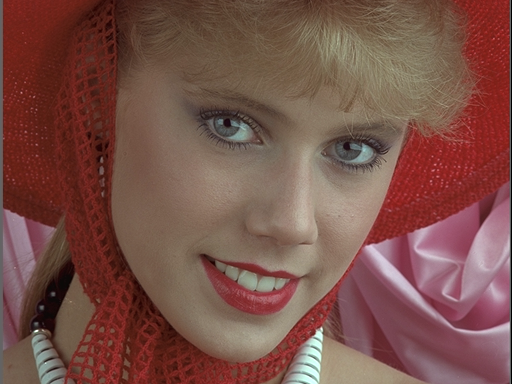
#> input picture I04.BMP, 512 x 384 px
$ python script.py
#> lines starting #> are read from the running program, lines starting #| are printed output that depends on the picture
import os
import cv2
import numpy as np
import matplotlib
matplotlib.use("Agg")
import matplotlib.pyplot as plt
import math
from collections import Counter
import heapq
from skimage.metrics import structural_similarity as ssim_windowed

OUT_DIR = os.path.join(os.path.dirname(os.path.abspath(__file__)), "results")
IMAGE_PATH = os.path.join(os.path.dirname(os.path.abspath(__file__)), "I04.BMP")
BLOCK_SIZE = 8
QUALITY_FACTORS = [10, 25, 50, 75, 90]

# ──────────────────────────────────────────────
# Допоміжні функції
# ──────────────────────────────────────────────

def ensure_dir(path):
    os.makedirs(path, exist_ok=True)


# ──────────────────────────────────────────────
# ДКП (Дискретне косинусне перетворення)
# ──────────────────────────────────────────────

def dct2(block: np.ndarray) -> np.ndarray:
    return cv2.dct(block.astype(np.float32))


def idct2(block: np.ndarray) -> np.ndarray:
    return cv2.idct(block.astype(np.float32))


# Базова матриця квантування JPEG (яскравість, Q=50)
JPEG_Q50 = np.array([
    [16, 11, 10, 16, 24, 40, 51, 61],
    [12, 12, 14, 19, 26, 58, 60, 55],
    [14, 13, 16, 24, 40, 57, 69, 56],
    [14, 17, 22, 29, 51, 87, 80, 62],
    [18, 22, 37, 56, 68, 109, 103, 77],
    [24, 35, 55, 64, 81, 104, 113, 92],
    [49, 64, 78, 87, 103, 121, 120, 101],
    [72, 92, 95, 98, 112, 100, 103, 99],
], dtype=np.float32)


def get_quantization_matrix(quality: int) -> np.ndarray:
    """Масштабує стандартну матрицю квантування JPEG за фактором якості (1–100)."""
    q = max(1, min(100, quality))
    scale = 5000 / q if q < 50 else 200 - 2 * q
    qm = np.floor((JPEG_Q50 * scale + 50) / 100).astype(np.float32)
    return np.clip(qm, 1, 255)


def quantize(dct_block: np.ndarray, q_matrix: np.ndarray) -> np.ndarray:
    return np.round(dct_block / q_matrix).astype(np.int32)


def dequantize(q_block: np.ndarray, q_matrix: np.ndarray) -> np.ndarray:
    return (q_block * q_matrix).astype(np.float32)


def process_image_dct(gray: np.ndarray, block_size: int = 8, quality: int = 50):
    """
    Виконує ДКП → квантування → зворотне квантування → зворотне ДКП.
    Повертає: відновлене зображення, масив квантованих коефіцієнтів, матрицю квантування.
    """
    h, w = gray.shape
    h_pad = (block_size - h % block_size) % block_size
    w_pad = (block_size - w % block_size) % block_size
    # Стандартне JPEG-центрування: зсуваємо діапазон 0–255 → −128…+127.
    # Після такого центрування знак DC-коефіцієнта залежить від середньої
    # яскравості блоку відносно 128 (темні блоки → DC від'ємний).
    # У окремих слайдах-візуалізаціях центрування НЕ застосовується навмисно,
    # щоб продемонструвати, що DC ≈ середня яскравість × 8 і завжди додатній.
    padded = np.pad(gray.astype(np.float32), ((0, h_pad), (0, w_pad)), mode="edge") - 128.0
    hp, wp = padded.shape
    q_matrix = get_quantization_matrix(quality)

    all_coeffs = []
    reconstructed = np.zeros((hp, wp), dtype=np.float32)

    for i in range(0, hp, block_size):
        for j in range(0, wp, block_size):
            block = padded[i:i + block_size, j:j + block_size]
            dct_block = dct2(block)
            q_block = quantize(dct_block, q_matrix)
            all_coeffs.extend(q_block.flatten().tolist())
            rec_block = idct2(dequantize(q_block, q_matrix))
            reconstructed[i:i + block_size, j:j + block_size] = rec_block

    reconstructed = np.clip(reconstructed + 128.0, 0, 255).astype(np.uint8)[:h, :w]
    return reconstructed, np.array(all_coeffs, dtype=np.int32), q_matrix


# ──────────────────────────────────────────────
# Крок 5: Кодування Хаффмана
# ──────────────────────────────────────────────

class _HNode:
    __slots__ = ("sym", "freq", "left", "right")

    def __init__(self, sym, freq):
        self.sym = sym
        self.freq = freq
        self.left = None
        self.right = None

    def __lt__(self, other):
        return self.freq < other.freq


def _build_tree(freq_dict: dict) -> "_HNode":
    heap = [_HNode(s, f) for s, f in freq_dict.items()]
    heapq.heapify(heap)
    while len(heap) > 1:
        l = heapq.heappop(heap)
        r = heapq.heappop(heap)
        merged = _HNode(None, l.freq + r.freq)
        merged.left = l
        merged.right = r
        heapq.heappush(heap, merged)
    return heap[0] if heap else None


def _collect_codes(node: "_HNode", prefix: str = "", codes: dict = None) -> dict:
    if codes is None:
        codes = {}
    if node is None:
        return codes
    if node.sym is not None:
        codes[node.sym] = prefix or "0"
        return codes
    _collect_codes(node.left, prefix + "0", codes)
    _collect_codes(node.right, prefix + "1", codes)
    return codes


def huffman_encode(coefficients: np.ndarray):
    """
    Будує таблицю частот, дерево Хаффмана та словник кодів.
    Повертає: словник кодів, загальну кількість закодованих бітів, частотний словник.
    """
    freq = Counter(coefficients.tolist())
    if len(freq) == 1:
        sym = next(iter(freq))
        return {sym: "0"}, len(coefficients), freq

    tree = _build_tree(freq)
    codes = _collect_codes(tree)
    encoded_bits = sum(len(codes[s]) * cnt for s, cnt in freq.items())
    return codes, encoded_bits, freq


# ──────────────────────────────────────────────
# Крок 6: Рівень стиснення та PSNR
# ──────────────────────────────────────────────

def compression_stats(n_pixels: int, encoded_bits: int):
    # Базова версія зображення I04.BMP за умовами завдання: 256×192 = 49 152 пікселів.
    # Оригінальний розмір 8-бітного зображення у шкалі сірого: 49 152 × 8 = 393 216 біт.
    # Формула: CR = (N × 8) / L_Huffman, де N = 49 152.
    REFERENCE_PIXELS = 256 * 192   # 49 152 — стандартний розмір I04.BMP за завданням
    original_bits = REFERENCE_PIXELS * 8
    ratio = original_bits / encoded_bits if encoded_bits > 0 else 0.0
    return ratio, original_bits, encoded_bits


def calc_psnr(original: np.ndarray, reconstructed: np.ndarray) -> float:
    mse_val = np.mean((original.astype(np.float64) - reconstructed.astype(np.float64)) ** 2)
    if mse_val < 1e-12:
        return float("inf")
    return 10.0 * math.log10(255.0 ** 2 / mse_val)


def calc_mse(original: np.ndarray, reconstructed: np.ndarray) -> float:
    return float(np.mean((original.astype(np.float64) - reconstructed.astype(np.float64)) ** 2))


def calc_ssim(original: np.ndarray, recon: np.ndarray) -> float:
    """Стандартний вікончастий SSIM (skimage, wang2004)."""
    return float(ssim_windowed(original, recon, data_range=255))


# ──────────────────────────────────────────────
# Крок 7: Оцінка якості відновлених зображень
# ──────────────────────────────────────────────

def evaluate_quality(original: np.ndarray, reconstructed: np.ndarray) -> dict:
    """Обчислює набір метрик якості відновленого зображення."""
    p = calc_psnr(original, reconstructed)
    m = calc_mse(original, reconstructed)
    s = calc_ssim(original, reconstructed)
    mae = float(np.mean(np.abs(original.astype(np.float64) - reconstructed.astype(np.float64))))
    max_err = float(np.max(np.abs(original.astype(np.int32) - reconstructed.astype(np.int32))))
    return {"PSNR (дБ)": p, "MSE": m, "RMSE": math.sqrt(m), "MAE": mae,
            "Max error": max_err, "SSIM": s}


# ──────────────────────────────────────────────
# Головна функція
# ──────────────────────────────────────────────

def run_lab3(image_path: str, out_dir: str, quality_factors: list = None):
#> called with image_path = 'I04.BMP', out_dir = 'results'
    if quality_factors is None:
        quality_factors = QUALITY_FACTORS
    ensure_dir(out_dir)

    bgr = cv2.imread(image_path, cv2.IMREAD_COLOR)
#> bgr is the input picture: shape (384, 512, 3); mean B, G, R 72.5, 80.9, 121.3
    if bgr is None:
        raise FileNotFoundError(f"Зображення не знайдено: {image_path}")
    gray = cv2.cvtColor(bgr, cv2.COLOR_BGR2GRAY)
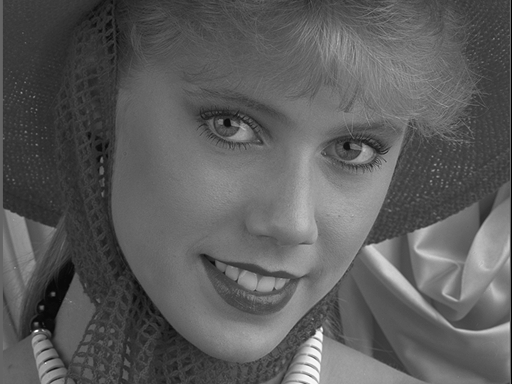
#> gray: shape (384, 512); min 0, max 255, mean 92
    cv2.imwrite(os.path.join(out_dir, "00_original.png"), gray)

    results = {}
    reconstructed_map = {}

    print("=" * 55)
    print("  Лабораторна робота №3: ДКП + Хаффман + PSNR")
    print("=" * 55)

    for q in quality_factors:
        rec, coeffs, q_matrix = process_image_dct(gray, BLOCK_SIZE, q)

        # Крок 5: Кодування Хаффмана
        codes, enc_bits, freq = huffman_encode(coeffs)

        # Крок 6: Рівень стиснення та PSNR
        ratio, orig_bits, _ = compression_stats(gray.size, enc_bits)
        psnr_val = calc_psnr(gray, rec)

        # Крок 7: Повна оцінка якості
        quality_metrics = evaluate_quality(gray, rec)

        # Ентропія Хаффмана
        total = len(coeffs)
        entropy_val = -sum((c / total) * math.log2(c / total) for c in freq.values() if c > 0)
        avg_code_len = enc_bits / total if total > 0 else 0

        results[q] = {
            "rec": rec,
            "codes": codes,
            "enc_bits": enc_bits,
            "orig_bits": orig_bits,
            "ratio": ratio,
            "psnr": psnr_val,
            "quality_metrics": quality_metrics,
            "num_symbols": len(freq),
            "entropy": entropy_val,
            "avg_code_len": avg_code_len,
            "freq": freq,
        }
        reconstructed_map[q] = rec

        cv2.imwrite(os.path.join(out_dir, f"rec_q{q:03d}.png"), rec)

        print(f"\n  Q = {q}")
        print(f"    Унікальних символів:  {len(freq)}")
        print(f"    Ентропія:             {entropy_val:.4f} біт/симв")
        print(f"    Сер. довжина коду:    {avg_code_len:.4f} біт/симв")
        print(f"    Оригінал (біт):       {orig_bits}")
        print(f"    Стиснено (біт):       {enc_bits}")
        print(f"    Коеф. стиснення:      {ratio:.4f}x")
        for k, v in quality_metrics.items():
            print(f"    {k:<20}: {v:.4f}")
#> this loop made 5 passes
#> (encoded_bits in huffman_encode, enc_bits, ratio, psnr_val, p in evaluate_quality, m in evaluate_quality, s in evaluate_quality) on passes 1 to 5: (216007, 216007, 1.82, 30.94, 30.94, 52.34, 0.762), (239868, 239868, 1.64, 34.01, 34.01, 25.83, 0.859), (273312, 273312, 1.44, 35.97, 35.97, 16.45, 0.905), (326051, 326051, 1.21, 37.96, 37.96, 10.39, 0.937), (446394, 446394, 0.881, 41.14, 41.14, 5, 0.967)
#> (printed output is left out)
#> after the loop, reconstructed_map = 5 items; results = 5 items

    # ── Рисунок 1: відновлені зображення ──────────────────
    fig, axes = plt.subplots(2, 3, figsize=(15, 10))
    axes[0, 0].imshow(gray, cmap="gray", vmin=0, vmax=255)
    axes[0, 0].set_title("Оригінал", fontsize=12, fontweight="bold")
    axes[0, 0].axis("off")

    positions = [(0, 1), (0, 2), (1, 0), (1, 1), (1, 2)]
    for idx, q in enumerate(quality_factors):
        r = results[q]
        ax = axes[positions[idx][0], positions[idx][1]]
        ax.imshow(reconstructed_map[q], cmap="gray", vmin=0, vmax=255)
        ax.set_title(f"Q={q}  PSNR={r['psnr']:.1f} дБ\nСтиснення={r['ratio']:.2f}x", fontsize=10)
        ax.axis("off")

    plt.suptitle("Рисунок 1. Відновлені зображення при різних факторах якості", fontsize=13)
    plt.tight_layout()
    plt.savefig(os.path.join(out_dir, "01_reconstructed.png"), dpi=150, bbox_inches="tight")
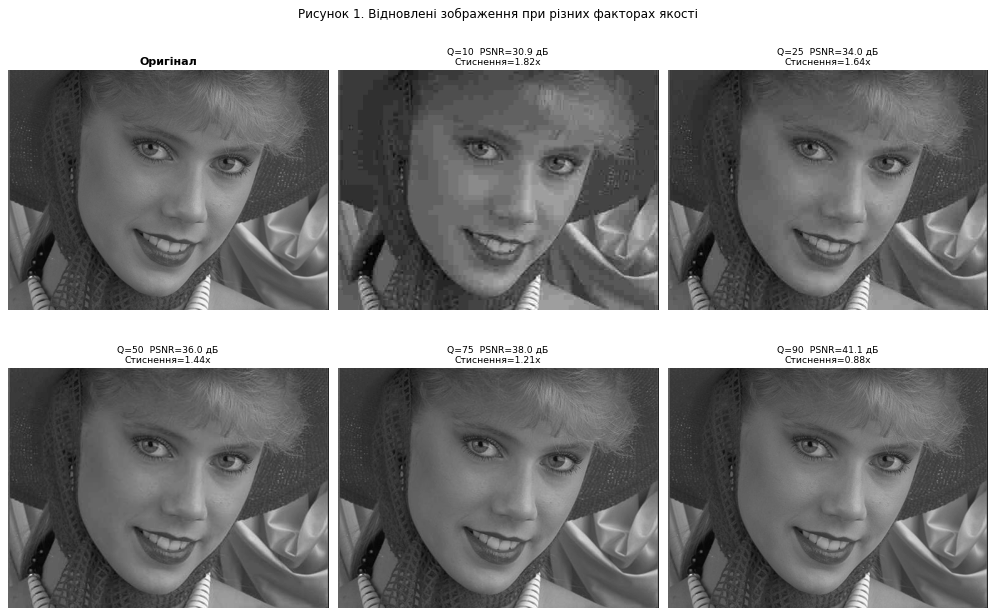
#> figure drawn by matplotlib, 6 panels
    plt.close()

    # ── Рисунок 2: PSNR vs Q ──────────────────────────────
    qs = list(results.keys())
#> qs = [10, 25, 50, 75, 90]
    psnrs = [results[q]["psnr"] for q in qs]
#> psnrs = [30.94, 34.01, 35.97, 37.96, 41.14]

    plt.figure(figsize=(9, 5))
    plt.plot(qs, psnrs, "b-o", linewidth=2, markersize=8)
    for q, p in zip(qs, psnrs):
        plt.annotate(f"{p:.1f}", (q, p), textcoords="offset points", xytext=(5, 6), fontsize=10)
#> this loop made 5 passes
#> (q, p) on passes 1 to 5: (10, 30.94), (25, 34.01), (50, 35.97), (75, 37.96), (90, 41.14)
    plt.xlabel("Фактор якості Q", fontsize=12)
    plt.ylabel("PSNR (дБ)", fontsize=12)
    plt.title("Рисунок 2. Залежність PSNR від фактора якості", fontsize=13)
    plt.grid(True, alpha=0.4)
    plt.tight_layout()
    plt.savefig(os.path.join(out_dir, "02_psnr_vs_quality.png"), dpi=150, bbox_inches="tight")
    plt.close()

    # ── Рисунок 3: Коефіцієнт стиснення vs Q ─────────────
    ratios = [results[q]["ratio"] for q in qs]
#> ratios = [1.82, 1.64, 1.44, 1.21, 0.881]

    plt.figure(figsize=(9, 5))
    plt.plot(qs, ratios, "r-s", linewidth=2, markersize=8)
    for q, r in zip(qs, ratios):
        plt.annotate(f"{r:.2f}x", (q, r), textcoords="offset points", xytext=(5, 6), fontsize=10)
#> this loop made 5 passes
#> (q, r) on passes 1 to 5: (10, 1.82), (25, 1.64), (50, 1.44), (75, 1.21), (90, 0.881)
    plt.xlabel("Фактор якості Q", fontsize=12)
    plt.ylabel("Коефіцієнт стиснення", fontsize=12)
    plt.title("Рисунок 3. Залежність коефіцієнта стиснення від фактора якості", fontsize=13)
    plt.grid(True, alpha=0.4)
    plt.tight_layout()
    plt.savefig(os.path.join(out_dir, "03_compression_ratio.png"), dpi=150, bbox_inches="tight")
    plt.close()

    # ── Рисунок 4: Розподіл довжин кодів Хаффмана (Q=50) ─
    demo_q = 50
    demo_codes = results[demo_q]["codes"]
#> demo_codes = 98 items
    lengths = [len(v) for v in demo_codes.values()]
#> lengths = 98 values, max 15 at index 19, min 1 at index 97, mean 10.26

    plt.figure(figsize=(9, 5))
    plt.hist(lengths, bins=range(1, max(lengths) + 2), edgecolor="black", alpha=0.75, color="steelblue")
    plt.xlabel("Довжина коду Хаффмана (біт)", fontsize=12)
    plt.ylabel("Кількість символів", fontsize=12)
    plt.title(f"Рисунок 4. Розподіл довжин кодів Хаффмана (Q={demo_q})", fontsize=13)
    plt.grid(True, axis="y", alpha=0.4)
    plt.tight_layout()
    plt.savefig(os.path.join(out_dir, "04_huffman_code_lengths.png"), dpi=150, bbox_inches="tight")
    plt.close()

    # ── Рисунок 5: Карти помилок (Q=10 і Q=90) ───────────
    fig, axes = plt.subplots(1, 2, figsize=(13, 5))
    for idx, q in enumerate([10, 90]):
        diff = np.abs(gray.astype(np.float64) - reconstructed_map[q].astype(np.float64))
        im = axes[idx].imshow(diff, cmap="hot", vmin=0, vmax=60)
        axes[idx].set_title(f"Q={q}: Карта абсолютних помилок\n"
                            f"PSNR={results[q]['psnr']:.1f} дБ, Max err={results[q]['quality_metrics']['Max error']:.0f}",
                            fontsize=11)
        axes[idx].axis("off")
        plt.colorbar(im, ax=axes[idx], fraction=0.046, pad=0.04)
#> this loop made 2 passes
#> pass 1, in run_lab3, `diff = np.abs(gray.astype(np.float64) - reconstructed_map[q].astype(np..`:
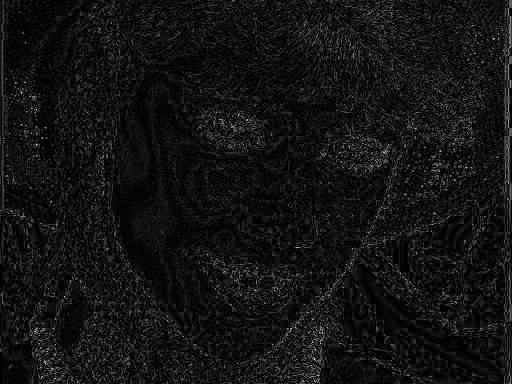
#> diff: shape (384, 512) float64; min 0, max 70, mean 5.3; drawn with min black and max white
    plt.suptitle("Рисунок 5. Карти абсолютних помилок відновлення", fontsize=13)
    plt.tight_layout()
    plt.savefig(os.path.join(out_dir, "05_error_maps.png"), dpi=150, bbox_inches="tight")
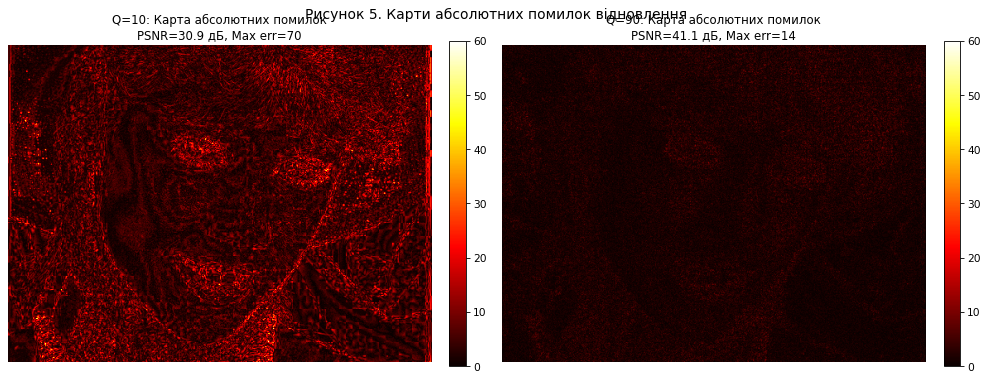
#> figure drawn by matplotlib, 4 panels
    plt.close()

    # ── Рисунок 6: Гістограми оригінал vs відновлений ────
    fig, axes = plt.subplots(1, 2, figsize=(13, 5))
    axes[0].hist(gray.flatten(), bins=256, range=(0, 255), color="royalblue", alpha=0.8)
    axes[0].set_title("Гістограма оригінального зображення", fontsize=12)
    axes[0].set_xlabel("Яскравість")
    axes[0].set_ylabel("Кількість пікселів")
    axes[0].grid(True, alpha=0.3)

    axes[1].hist(reconstructed_map[50].flatten(), bins=256, range=(0, 255), color="seagreen", alpha=0.8)
    axes[1].set_title("Гістограма відновленого зображення (Q=50)", fontsize=12)
    axes[1].set_xlabel("Яскравість")
    axes[1].set_ylabel("Кількість пікселів")
    axes[1].grid(True, alpha=0.3)

    plt.suptitle("Рисунок 6. Порівняння гістограм оригіналу та відновленого зображення", fontsize=13)
    plt.tight_layout()
    plt.savefig(os.path.join(out_dir, "06_histograms.png"), dpi=150, bbox_inches="tight")
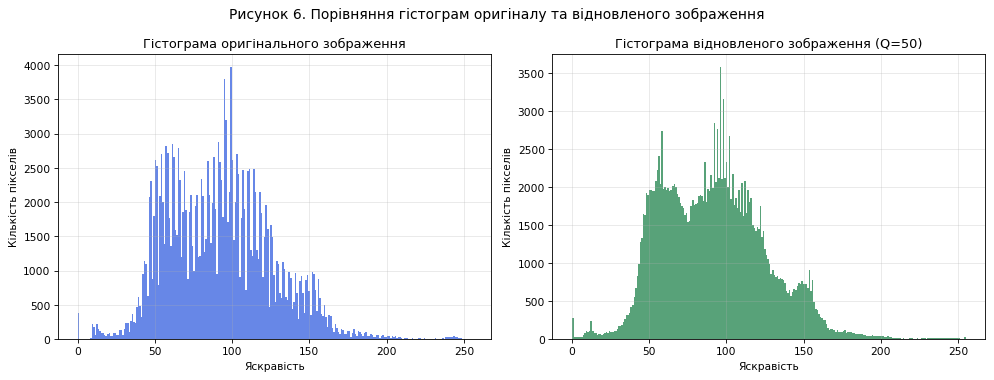
#> figure drawn by matplotlib, 2 panels; panel 1: tallest bar 3968 high, from x = 98.61 to 99.61; panel 2: tallest bar 3575 high, from x = 95.62 to 96.62
    plt.close()

    # ── Рисунок 7: SSIM, MSE, MAE vs Q ───────────────────
    metrics_names = ["SSIM", "MSE", "RMSE", "MAE"]
    fig, axes = plt.subplots(2, 2, figsize=(12, 9))
    colors = ["mediumorchid", "tomato", "darkorange", "steelblue"]
    for ax, mname, col in zip(axes.flat, metrics_names, colors):
        vals = [results[q]["quality_metrics"][mname if mname != "RMSE" else "RMSE"] for q in qs]
        ax.plot(qs, vals, color=col, marker="o", linewidth=2, markersize=8)
        for q, v in zip(qs, vals):
            ax.annotate(f"{v:.3f}", (q, v), textcoords="offset points", xytext=(4, 5), fontsize=9)
        ax.set_title(mname, fontsize=12)
        ax.set_xlabel("Фактор якості Q")
        ax.grid(True, alpha=0.35)
#> this loop made 4 passes
#> (mname, col, vals) on passes 1 to 4: ('SSIM', 'mediumorchid', [0.762, 0.859, 0.905, 0.937, 0.967]), ('MSE', 'tomato', [52.34, 25.83, 16.45, 10.39, 5]), ('RMSE', 'darkorange', [7.23, 5.08, 4.06, 3.22, 2.24]), ('MAE', 'steelblue', [5.31, 3.7, 2.94, 2.36, 1.67])
    plt.suptitle("Рисунок 7. Метрики якості відновленого зображення залежно від Q", fontsize=13)
    plt.tight_layout()
    plt.savefig(os.path.join(out_dir, "07_quality_metrics.png"), dpi=150, bbox_inches="tight")
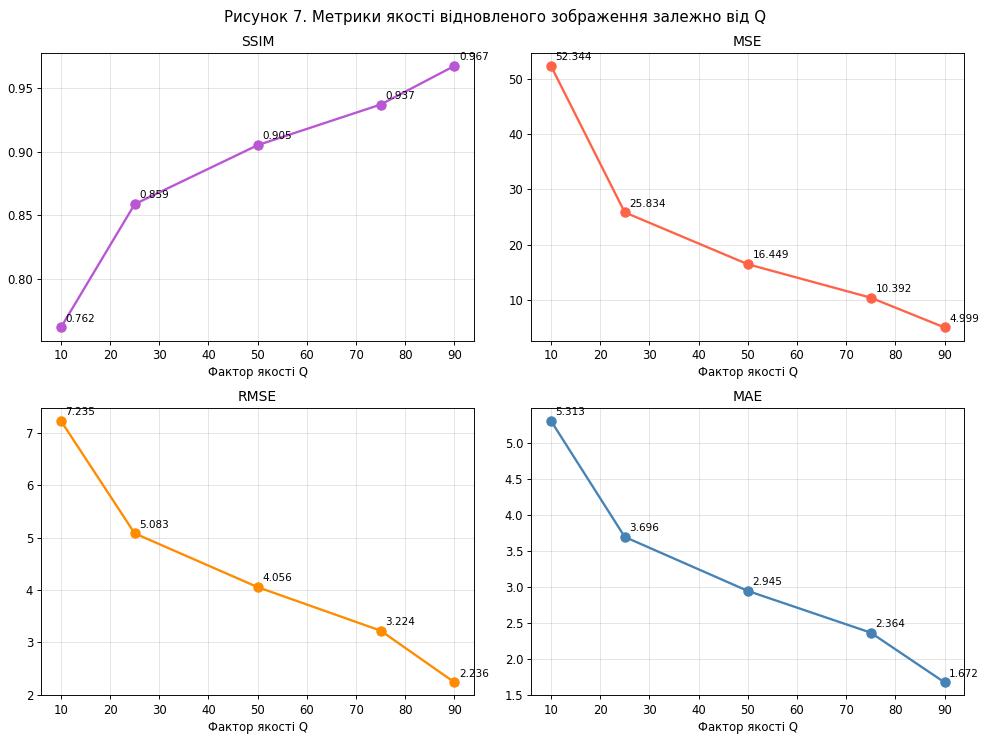
#> figure drawn by matplotlib, 4 panels
    plt.close()

    # ── Рисунок 8: Залежність ентропії та сер. довжини коду ─
    entropies = [results[q]["entropy"] for q in qs]
#> entropies = [0.293, 0.555, 0.877, 1.32, 2.15]
    avg_lens = [results[q]["avg_code_len"] for q in qs]
#> avg_lens = [1.1, 1.22, 1.39, 1.66, 2.27]

    fig, ax1 = plt.subplots(figsize=(9, 5))
    ax1.plot(qs, entropies, "b-o", linewidth=2, markersize=8, label="Ентропія (біт/симв)")
    ax1.set_xlabel("Фактор якості Q", fontsize=12)
    ax1.set_ylabel("Ентропія (біт/символ)", fontsize=12, color="blue")
    ax1.tick_params(axis="y", labelcolor="blue")
    ax2 = ax1.twinx()
    ax2.plot(qs, avg_lens, "r-s", linewidth=2, markersize=8, label="Сер. довжина коду")
    ax2.set_ylabel("Середня довжина коду Хаффмана", fontsize=12, color="red")
    ax2.tick_params(axis="y", labelcolor="red")
    lines1, labs1 = ax1.get_legend_handles_labels()
#> lines1 = 1 item; labs1 = ['Ентропія (біт/симв)']
    lines2, labs2 = ax2.get_legend_handles_labels()
#> lines2 = 1 item; labs2 = ['Сер. довжина коду']
    ax1.legend(lines1 + lines2, labs1 + labs2, loc="upper left")
    plt.title("Рисунок 8. Ентропія та середня довжина коду Хаффмана залежно від Q", fontsize=12)
    plt.grid(True, alpha=0.35)
    plt.tight_layout()
    plt.savefig(os.path.join(out_dir, "08_entropy_vs_codelength.png"), dpi=150, bbox_inches="tight")
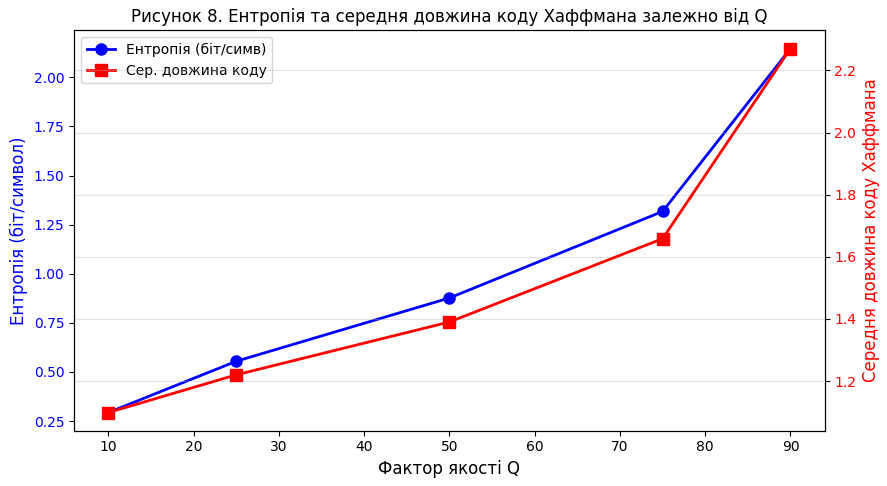
#> figure drawn by matplotlib, 2 panels
    plt.close()

    # ── Текстовий звіт ────────────────────────────────────
    report_path = os.path.join(out_dir, "results.txt")
    with open(report_path, "w", encoding="utf-8") as f:
        f.write("Лабораторна робота №3 — Результати\n")
        f.write("=" * 55 + "\n")
        for q in quality_factors:
            r = results[q]
            f.write(f"\nФактор якості Q = {q}\n")
            f.write(f"  Унікальних символів:      {r['num_symbols']}\n")
            f.write(f"  Ентропія:                 {r['entropy']:.4f} біт/симв\n")
            f.write(f"  Сер. довжина коду:        {r['avg_code_len']:.4f} біт/симв\n")
            f.write(f"  Оригінальний розмір:      {r['orig_bits']} біт\n")
            f.write(f"  Стиснений розмір:         {r['enc_bits']} біт\n")
            f.write(f"  Коеф. стиснення:          {r['ratio']:.4f}x\n")
            for k, v in r["quality_metrics"].items():
                f.write(f"  {k:<22}: {v:.4f}\n")

    print(f"\nРезультати збережено у: {out_dir}")
#| Результати збережено у: results
    return results


if __name__ == "__main__":
    run_lab3(IMAGE_PATH, OUT_DIR, QUALITY_FACTORS)
